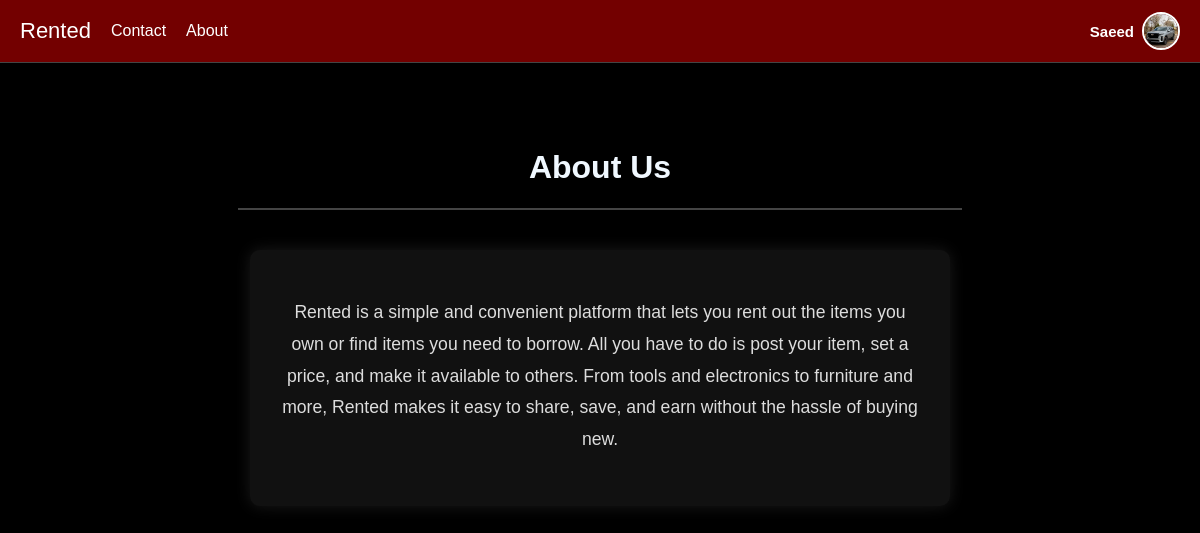
The app's page /about (signed in) with its own data.
### app.py (models this page shows)
class User(db.Model):
    id = db.Column(db.Integer, primary_key=True)
    username = db.Column(db.String(150), unique=True, nullable=False)
    email = db.Column(db.String(150), unique=True, nullable=True)
    password = db.Column(db.String(150), nullable=False)
    profile_pic = db.Column(db.String(300), default="profile_pics/default.png")
    is_admin = db.Column(db.Boolean, default=False)
    created_at = db.Column(db.DateTime, default=datetime.utcnow)

### app.py (the view)
@app.route("/about")
def about():
    return render_template("about.html")

### app.py (called while the page is built)
@app.context_processor
def inject_user():
    if "user_id" in session:
        user = User.query.get(session["user_id"])
        return dict(user=user)
    return dict(user=None)

### Templates/about.html (shortened to what this page needs)
{% extends "base.html" %}
{% block content %}
<div class="container">
    <h1 style="color: aliceblue; text-align: center;">About Us</h1>
    <hr>
    <div class="page-content">
        <p>
            Rented is a simple and convenient platform that lets you rent out the items you own
            or find items you need to borrow. All you have to do is post your item, set a price,
            and make it available to others. From tools and electronics to furniture and more,
            Rented makes it easy to share, save, and earn without the hassle of buying new.
        </p>
    </div>
</div>
{% endblock %}

### Templates/base.html (shortened to what this page needs)
<!DOCTYPE html>
<html lang="en">
<head>
</head>
<body>
  <nav class="navbar">
    <div class="nav-left">
      <a href="{{ url_for('home') }}" class="logo">Rented</a>
      <a href="{{ url_for('contact') }}">Contact</a>
      <a href="{{ url_for('about') }}">About</a>
    </div>
    <div class="nav-right">
      {% if session.get('user_id') %}
        <div class="user-info">
          <span class="username">{{ user.username }}</span>
          <img src="{{ url_for('static', filename=user.profile_pic) }}" alt="Profile" class="profile-pic">
        </div>
      {% else %}
        <div class="auth-buttons">
          <a href="{{ url_for('login') }}" class="auth-link">Login</a>
          <a href="{{ url_for('signup') }}" class="auth-link">Sign Up</a>
        </div>
      {% endif %}
    </div>
  </nav>
  <div class="container">
    {% block content %}{% endblock %}
  </div>
</body>
</html>

### Templates/base.html (style rules this page uses)
*, *::before, *::after { box-sizing: border-box; }
body { margin: 0; font-family: Arial, sans-serif; background: #000; color: #fff; min-height: 100vh; padding-top: 80px; }
a { text-decoration: none; color: inherit; }
.navbar { display: flex; justify-content: space-between; align-items: center; background: #730000; padding: 12px 20px; position: fixed; top: 0; left: 0; right: 0; z-index: 1000; border-bottom: 1px solid #444; }
.nav-left { display: flex; align-items: center; gap: 20px; }
.navbar a { color: #fff; font-weight: 500; }
.logo { font-family: 'Arial Black', sans-serif; font-size: 22px; color: #000; }
.user-info { display: flex; align-items: center; gap: 8px; position: relative; }
.username { font-weight: bold; font-size: 15px; }
.profile-pic { width: 38px; height: 38px; border-radius: 50%; object-fit: cover; cursor: pointer; border: 2px solid #fff; }
.container { max-width: 1000px; margin: 0 auto; padding: 24px; }

### Templates/about.html (style rules this page uses)
.page-content { padding: 30px; max-width: 700px; margin: 40px auto; text-align: center; background-color: #111; border-radius: 10px; box-shadow: 0 0 15px rgba(255, 255, 255, 0.1); transition: transform 0.3s ease; }
.page-content p { line-height: 1.8; margin-bottom: 20px; color: #ddd; font-size: 1.1em; }
hr { border: none; height: 2px; background-color: #444; margin: 20px auto; width: 80%; }

### records on screen
User: username "Saeed", profile_pic (picture)
